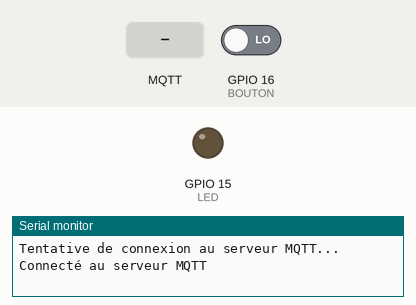
The sketch below on a simulated ESP8266 (NodeMCU). Parts: output pins drawn as LEDs (lit = HIGH), the last lines printed to the serial monitor. The inputs (shaded band) are chosen by the test bench; at power-on: GPIO 16 (BOUTON) LOW. WiFi joins after 1.5 s; servers stay silent unless stated; no MQTT or app messages arrive unless stated.

Above: at 2.7 s.
2.8 s: MQTT message "1" arrives on the first subscribed topic
At 3.8 s:
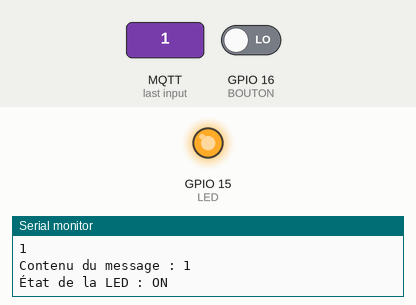
4.3 s: MQTT message "0" arrives on the first subscribed topic
At 5.0 s:
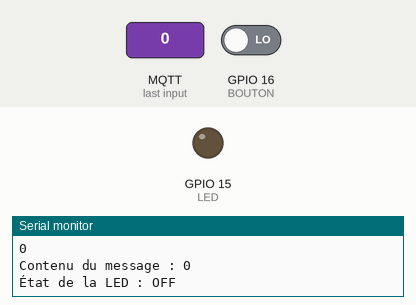
Timing chart, 0 to 7.3 s (numbered marks = the images above; inputs shaded):
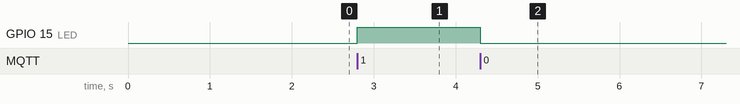

Measured:
- after the input at 2.8 s, GPIO 15 (LED): LOW → HIGH at once
- after the input at 4.3 s, GPIO 15 (LED): HIGH → LOW at once

The sketch:

CODE_PRISE_1.ino
```cpp
#include <ESP8266WiFi.h>
#include <PubSubClient.h>
#include <WiFiManager.h>

const char* wifi_ssid = "YouTube : DOUBLE_T";
const char* wifi_password = "Thib123456";
const char* mqtt_server = "192.168.215.42"; //Adresse du serveur MQTT (à changer en fonction de l'endroit Maison ou IUT, ne pas oublier de changer au niveau du broker)
const int mqtt_port = 1883;
const char* mqtt_user = "toto";
const char* mqtt_password = "toto";
const char* mqtt_send_topic = "SAE301/PrisesSend";
const char* mqtt_receive_topic = "SAE301/PrisesBackup";

WiFiClient espClient;
PubSubClient mqttClient(espClient);

#define BOUTON 16
#define LED 15

bool ledAllumée = false;
bool dernierÉtatBouton = LOW;
bool envoieNecessaire = true;
unsigned long previousMillis = 0;

void setup() {

  // Connexion au réseau Wi-Fi
  WiFiManager wifiManager;
  wifiManager.autoConnect("Prise1", "toto123456");

  // Connexion au serveur MQTT
  mqttClient.setServer(mqtt_server, mqtt_port);
  mqttClient.setCallback(callback);
  reconnect();
  pinMode(LED, OUTPUT);
  Serial.begin(115200);
}

void loop() {
  if (WiFi.status() == WL_CONNECTED) {
    if (!mqttClient.connected()) {
      reconnect();
    }
    mqttClient.loop();

    int boutonÉtat = digitalRead(BOUTON);

    if (boutonÉtat != dernierÉtatBouton) {
      dernierÉtatBouton = boutonÉtat;

      // Envoi de la valeur sur MQTT
      if (mqttClient.connected()) {
        if (boutonÉtat == HIGH) {
          mqttClient.publish(mqtt_send_topic, "OFF");
        } else {
          mqttClient.publish(mqtt_send_topic, "ON");
        }
      }

      envoieNecessaire = true;
    }

    unsigned long currentMillis = millis();

    if (envoieNecessaire) {
      envoieNecessaire = false;

      // Générer les données pour les prises 1 et 2
      String data_prise1 = generateData(1);

      if (mqttClient.connected()) {
        mqttClient.publish(mqtt_send_topic, data_prise1.c_str());
      }
    }
  }

  int boutonÉtat = digitalRead(BOUTON);

  if (boutonÉtat != dernierÉtatBouton) {
    // Bouton appuyé, basculez l'état de la LED
    ledAllumée = !ledAllumée;
    digitalWrite(LED, ledAllumée ? HIGH : LOW);
    envoieNecessaire = true;
  }
}  // Fin de la fonction loop


void callback(char* topic, byte* payload, unsigned int length) {
  // Gestion des messages MQTT reçus ici
  Serial.println("Message MQTT reçu:");
  Serial.write(payload, length);
  Serial.println();

  String message = "";
  for (int i = 0; i < length; i++) {
    message += (char)payload[i];
  }

  Serial.println("Contenu du message : " + message);

  if (message == "1") {
    ledAllumée = true;
    digitalWrite(LED, HIGH);
    Serial.println("État de la LED : ON");
  } else if (message == "0") {
    ledAllumée = false;
    digitalWrite(LED, LOW);
    Serial.println("État de la LED : OFF");
  }
}

void reconnect() {
  while (!mqttClient.connected()) {
    Serial.println("Tentative de connexion au serveur MQTT...");
    if (mqttClient.connect("Prise1", mqtt_user, mqtt_password)) {
      Serial.println("Connecté au serveur MQTT");
      mqttClient.subscribe(mqtt_receive_topic);
    } else {
      Serial.print("Échec de la connexion au serveur MQTT. Réessai dans 5 secondes...");
      delay(5000);
    }
  }
}

String generateData(int id_prise) {
  String état = ledAllumée ? "ON" : "OFF";

  String data = "id_prise=" + String(id_prise) + ";etat=" + état;
  return data;
}
```
